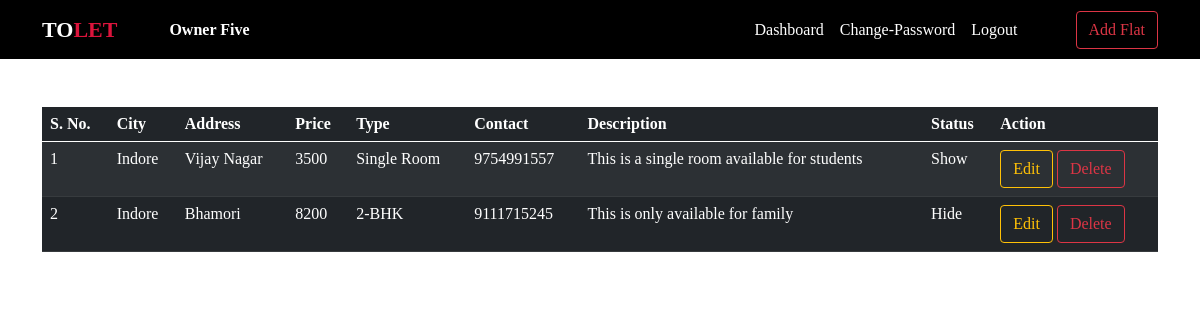
Page /ownerdashboard/ (signed in) on the earlier database version.
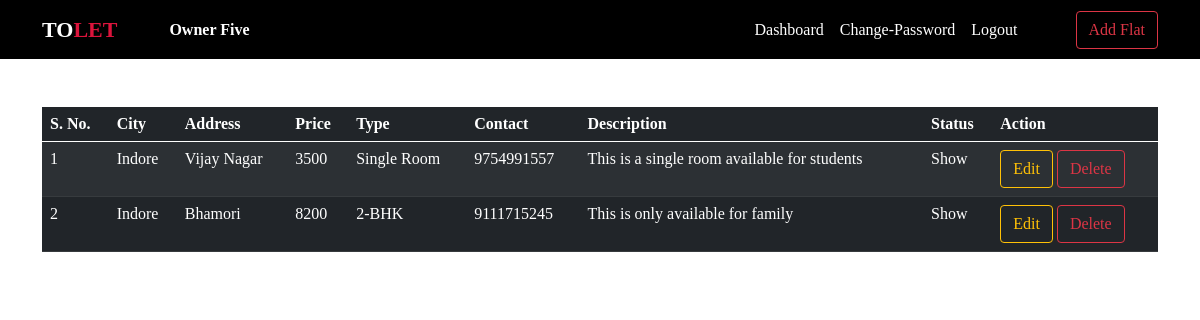
Same page on the later database version.
### AddFlat/models.py (models this page shows, shortened)
class AddFlat(models.Model):
    owner = models.ForeignKey(FlatOwner, on_delete=models.CASCADE)
    address = models.CharField(max_length=300)
    contact = models.CharField(max_length=20)
    price = models.IntegerField()
    flat_type = models.CharField(max_length=30, null=True)
    image = models.FileField(upload_to="media", null=True)
    city = models.CharField(max_length=200, null=True)
    desc = models.TextField()
    flatstatus = models.CharField(max_length=50, null=True)

### AddFlat/views.py (the view)
# urls.py: path('ownerdashboard/', OwnerDashBoard, name="ownerdashboard"),
def OwnerDashBoard(request):
    if not request.user.is_authenticated:
        return redirect("ownerlogin")
    user = request.user
    owner = FlatOwner.objects.get(user=user)
    data = AddFlat.objects.filter(owner=owner)
    d = {'data':data}
    return render(request, "OwnerPages/OwnerDashboard.html",d)

### AddFlat/templates/OwnerPages/OwnerDashboard.html (shortened to what this page needs)
{% include 'Navbars/OwnerNavbar.html' %}
{% block content %}
{% load static %}
<link rel="stylesheet" href="{% static 'myfirst.css' %}">
<div class="container mt-5 container2">
    <table class="table table-dark table-striped table-hover">
        <thead>
            <tr>
                <th>S. No.</th>
                <th>City</th>
                <th>Address</th>
                <th>Price</th>
                <th>Type</th>
                <th>Contact</th>
                <th>Description</th>
                <th>Status</th>
                <th>Action</th>
            </tr>
        </thead>
        <tbody>
            {% for i in data %}
            <tr>
                <td>{{forloop.counter}}</td>
                <td>{{i.city}}</td>
                <td>{{i.address}}</td>
                <td>{{i.price}}</td>
                <td>{{i.flat_type}}</td>
                <td>{{i.contact}}</td>
                <td class="data-hide">{{i.desc}}</td>
                <td>{{i.flatstatus}}</td>
                <td>
                    <a href="{% url 'editflat' i.id %}" class="btn btn-outline-warning">Edit</a>
                    <a href="{% url 'deleteflat' i.id %}" onclick="return confirm('Are you sure? You are deleting your added flat')" class="btn btn-outline-danger">Delete</a>
                </td>
            </tr>
            {% endfor %}
        </tbody>
    </table>
</div>
{% endblock content %}

Differences in the rows shown:
changed AddFlat "Bhamori": flatstatus "Hide" → "Show"
